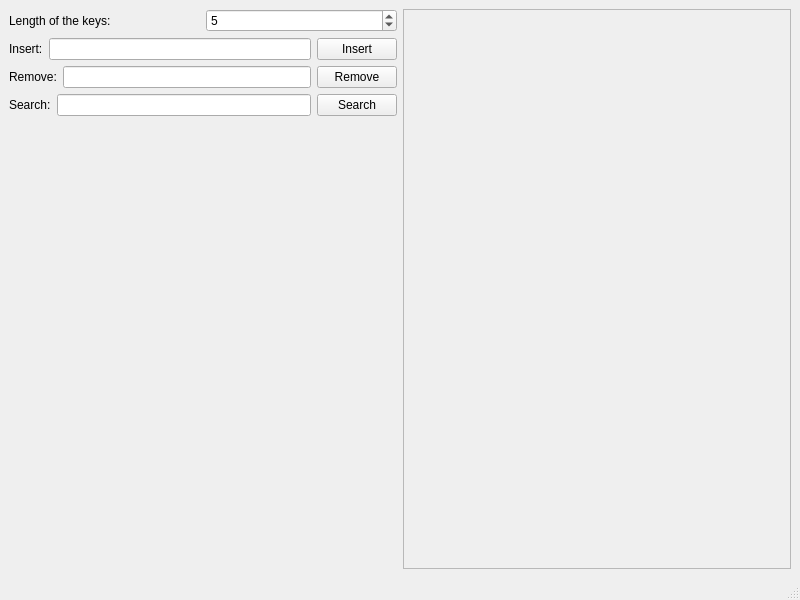
<?xml version="1.0" encoding="UTF-8"?>
<ui version="4.0">
 <class>MainWindow</class>
 <widget class="QMainWindow" name="MainWindow">
  <property name="geometry">
   <rect>
    <x>0</x>
    <y>0</y>
    <width>800</width>
    <height>600</height>
   </rect>
  </property>
  <property name="windowTitle">
   <string>Patricia Tree of Binary Data with same len keys</string>
  </property>
  <widget class="QWidget" name="centralwidget">
   <layout class="QHBoxLayout" name="horizontalLayout_2">
    <item>
     <layout class="QHBoxLayout" name="horizontalMainLayout">
      <item>
       <layout class="QVBoxLayout" name="verticalLayoutOfConf">
        <item>
         <layout class="QHBoxLayout" name="horizontalLayoutOfKeyLength">
          <item>
           <widget class="QLabel" name="label_4">
            <property name="text">
             <string>Length of the keys:</string>
            </property>
           </widget>
          </item>
          <item>
           <widget class="QSpinBox" name="spinBox">
            <property name="minimum">
             <number>1</number>
            </property>
            <property name="value">
             <number>5</number>
            </property>
           </widget>
          </item>
         </layout>
        </item>
        <item>
         <layout class="QHBoxLayout" name="horizontalLayoutOfInsert">
          <item>
           <widget class="QLabel" name="label">
            <property name="text">
             <string>Insert:</string>
            </property>
           </widget>
          </item>
          <item>
           <widget class="QLineEdit" name="lineEditOfInsert"/>
          </item>
          <item>
           <widget class="QPushButton" name="pushButtonOfInsert">
            <property name="text">
             <string>Insert</string>
            </property>
           </widget>
          </item>
         </layout>
        </item>
        <item>
         <layout class="QHBoxLayout" name="horizontalLayoutOfRemove">
          <item>
           <widget class="QLabel" name="label_2">
            <property name="text">
             <string>Remove:</string>
            </property>
           </widget>
          </item>
          <item>
           <widget class="QLineEdit" name="lineEditOfRemove"/>
          </item>
          <item>
           <widget class="QPushButton" name="pushButtonOfRemove">
            <property name="text">
             <string>Remove</string>
            </property>
           </widget>
          </item>
         </layout>
        </item>
        <item>
         <layout class="QHBoxLayout" name="horizontalLayoutOfSearch">
          <item>
           <widget class="QLabel" name="label_3">
            <property name="text">
             <string>Search:</string>
            </property>
           </widget>
          </item>
          <item>
           <widget class="QLineEdit" name="lineEditOfSearch"/>
          </item>
          <item>
           <widget class="QPushButton" name="pushButtonOfSearch">
            <property name="text">
             <string>Search</string>
            </property>
           </widget>
          </item>
         </layout>
        </item>
        <item>
         <spacer name="verticalSpacer">
          <property name="orientation">
           <enum>Qt::Vertical</enum>
          </property>
          <property name="sizeHint" stdset="0">
           <size>
            <width>20</width>
            <height>40</height>
           </size>
          </property>
         </spacer>
        </item>
       </layout>
      </item>
      <item>
       <layout class="QVBoxLayout" name="verticalLayoutOfImage">
        <item>
         <widget class="QScrollArea" name="scrollArea">
          <property name="widgetResizable">
           <bool>true</bool>
          </property>
          <widget class="QWidget" name="scrollAreaWidgetContents">
           <property name="geometry">
            <rect>
             <x>0</x>
             <y>0</y>
             <width>383</width>
             <height>533</height>
            </rect>
           </property>
           <layout class="QVBoxLayout" name="verticalLayout">
            <item>
             <widget class="QLabel" name="labelOfImage">
              <property name="text">
               <string/>
              </property>
             </widget>
            </item>
           </layout>
          </widget>
         </widget>
        </item>
       </layout>
      </item>
     </layout>
    </item>
   </layout>
  </widget>
  <widget class="QMenuBar" name="menubar">
   <property name="geometry">
    <rect>
     <x>0</x>
     <y>0</y>
     <width>800</width>
     <height>22</height>
    </rect>
   </property>
  </widget>
  <widget class="QStatusBar" name="statusbar"/>
 </widget>
 <resources/>
 <connections/>
</ui>
